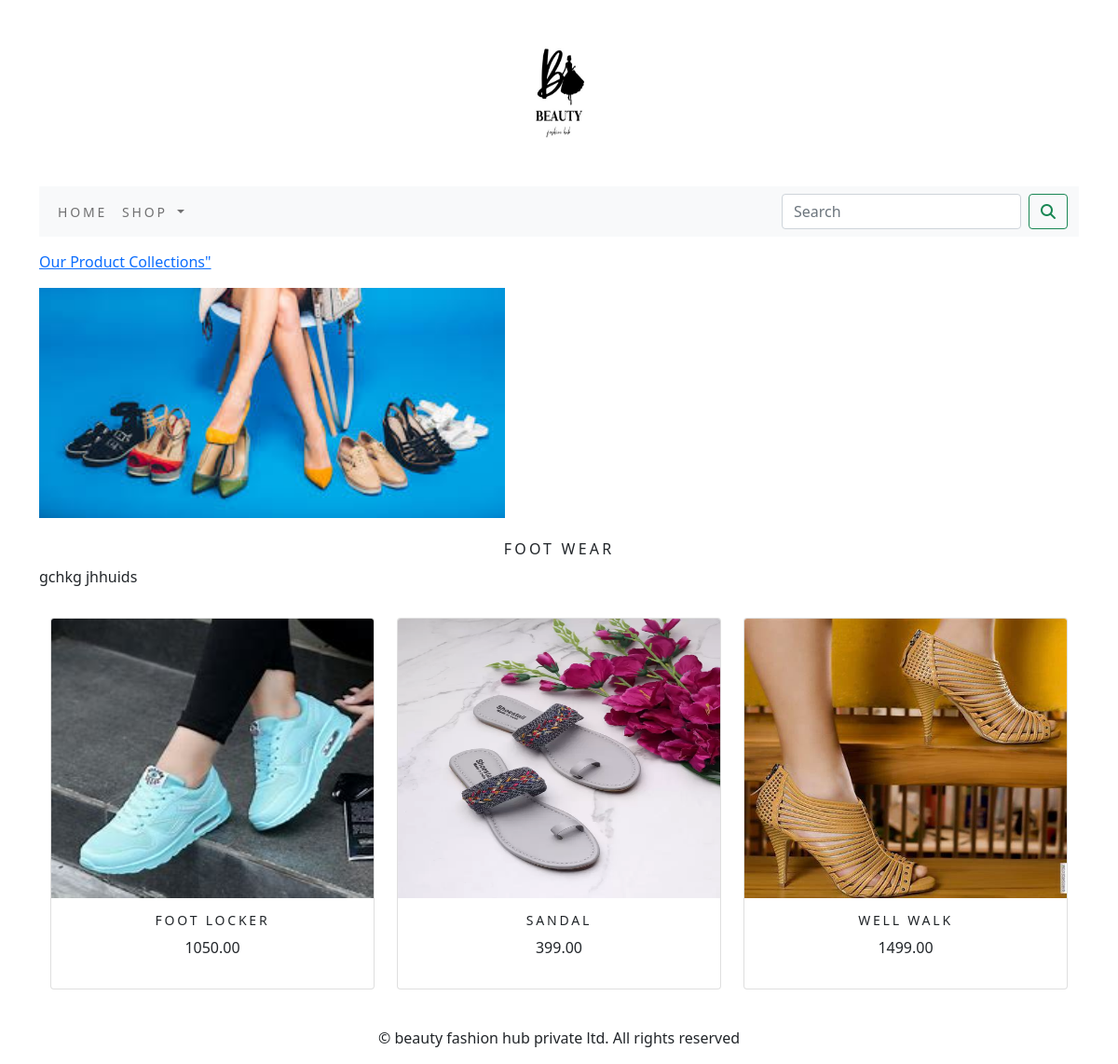
/shop/foot-wear/, run on the app's committed database.
### shop/models.py (models this page shows, shortened)
class Category(models.Model):
    name = models.CharField(max_length=250, unique=True)
    slug = models.SlugField(max_length=250, unique=True)
    description = models.TextField(blank=True)
    image = models.ImageField(upload_to='category', blank=True)
    class Meta:
        ordering = ('name',)
        verbose_name = 'category'
        verbose_name_plural = 'categories'
    def get_url(self):
        return reverse('shop:products_by_category', args=[self.slug])

class Product(models.Model):
    name = models.CharField(max_length=250, unique=True)
    slug = models.SlugField(max_length=250, unique=True)
    description = models.TextField(blank=True)
    price = models.DecimalField(max_digits=10, decimal_places=2)
    category = models.ForeignKey(Category, on_delete=models.CASCADE)
    image = models.ImageField(upload_to='product', blank=True)
    stock = models.IntegerField()
    available = models.BooleanField(default=True)
    created = models.DateTimeField(auto_now_add=True)
    updated = models.DateTimeField(auto_now_add=True)
    def get_url(self):
        return reverse('shop:prodCatdetail',args=[self.category.slug, self.slug])
    class Meta:
        ordering = ('name',)
        verbose_name = 'product'
        verbose_name_plural = 'products'

### shop/views.py (the view)
# urls.py: path('', views.allProdCat, name='allProdCat'),
def allProdCat(request, c_slug=None):
    c_page=None
    products_list=None
    if c_slug!=None:
        c_page=get_object_or_404(Category, slug=c_slug)
        products_list=Product.objects.all().filter(category=c_page, available=True)
    else:
        products_list=Product.objects.all().filter(available=True)
    paginator=Paginator(products_list,6)
    try:
        page=int(request.GET.get('page','1'))
    except:
        page=1
    try:
        products=paginator.page(page)
    except (EmptyPage, InvalidPage):
        products=paginator.page(paginator.num_pages)
    return render(request, "category.html", {'category':c_page, 'products':products})

### cart/contest_processors.py (called while the page is built)
def counter(request):
    item_count=0
    if 'admin' in request.path:
        return  {}
    else:
        try:
            cart=Cart.objects.filter(cart_id=_cart_id(request))
            cart_item=CartItem.objects.all().filter(cart=cart[:1])
            for cart_item in cart_item:
                item_count += cart_item.quantity
        except Cart.DoesNotExist:
            item_count =0
    return dict(item_count=item_count)

### cart/views.py (called while the page is built)
def _cart_id(request):
    cart = request.session.session_key
    if not cart:
        cart = request.session.create()
    return cart

### shop/contest_processors.py (called while the page is built)
def menu_links(request):
    links=Category.objects.all()
    return dict(links=links)

### template/category.html (shortened to what this page needs)
{% extends 'base.html' %}
{% load static %}
{% block content %}
{% if category %}
<div>
        <div class="row my_row_class">
                        <div class="mx-auto">
                            <p><a href="{% url 'shop:allProdCat' %}">Our Product Collections"</a></p>
                        </div>
                    </div>
    </div>
{% endif %}
<div class="mx_auto">
    {% if category %}
    <img class="my_image" src="{{category.image.url}}" alt="{{category.name}}">
</div>
    <br>
<div>
    <h1 class="text-center my_title">{{category.name}}</h1>
    <p class="rext-justify">{{category.description}}</p>
</div>
    {% endif %}
<div class="container">
    <div class="row mx_auto">
        {% for product in products %}
        <div class="my_bottom_margin col-9 col-sm-12 col-md-4 xol-lg-4 my-3">
            <div class="card text-center" style="min-width:18rem;">
                <a href="{{product.get_url}}"><img style="width:346px; height:300px;" class="card-img-top my_image" src="{{product.image.url}}" alt="{{product.name}}"></a>
                <div class="card-body">
                <h4>{{product.name}}</h4>
                <p>{{product.price}}</p>
            </div>
            </div>
        </div>
        {% endfor %}
    </div>
    <br>
</div>
{% endblock %}

### static/css/custom.css (style rules this page uses)
body { font-family: 'Roboto', sans-serif; }
.my_row_class { padding-top:15px; }
.my_image { width:500px; height:auto; }
.my_title { font-size:16px; text-transform:uppercase; letter-spacing:.2em; }
.card-img-top { width:200px; height:250px; }
.my_bottom_margin { margin-bottom:10px; }

### data on the page
Category: image (picture), name "FOOT WEAR", description "gchkg jhhuids"
Product: image (picture), name "FOOT LOCKER", price "1050.00"
Product: image (picture), name "SANDAL", price "399.00"
Product: image (picture), name "WELL WALK", price "1499.00"
